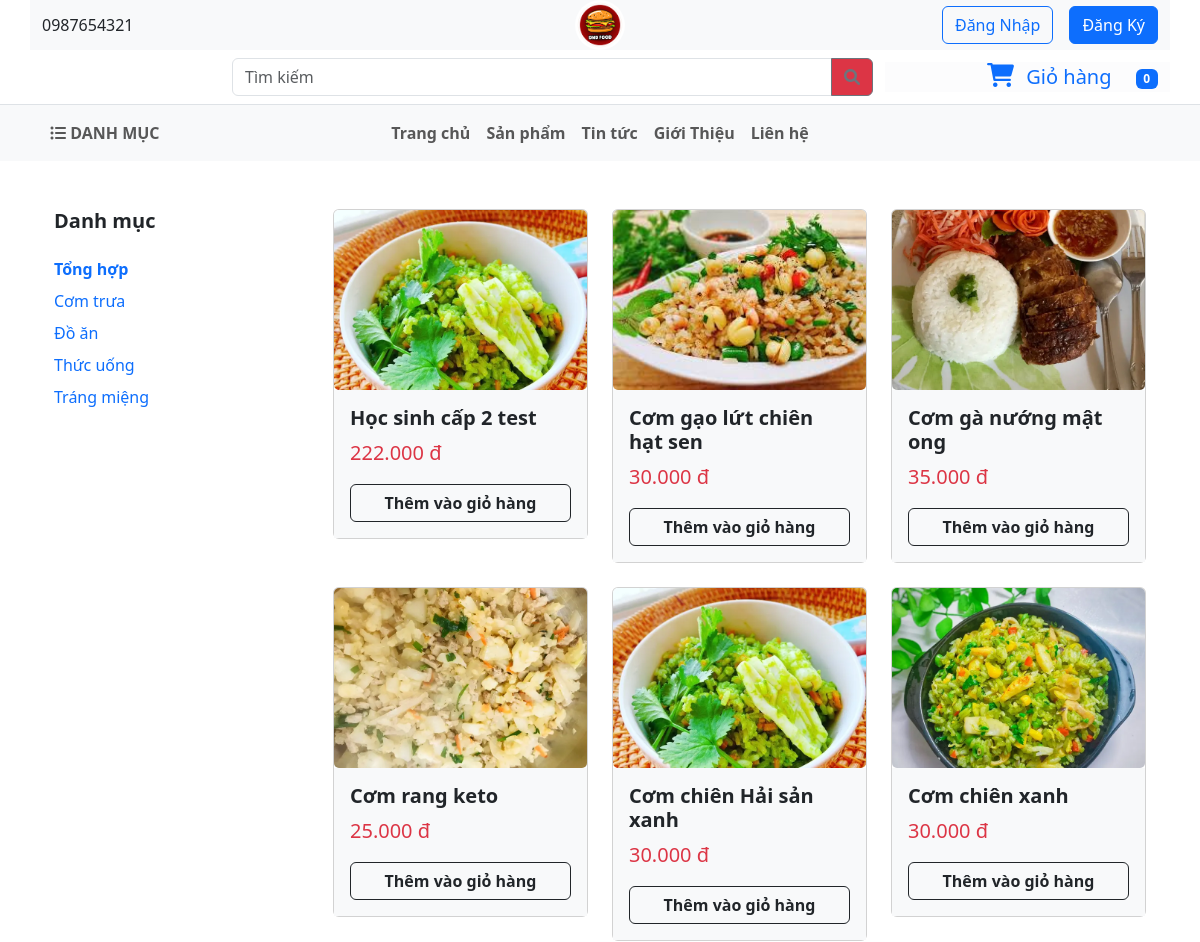
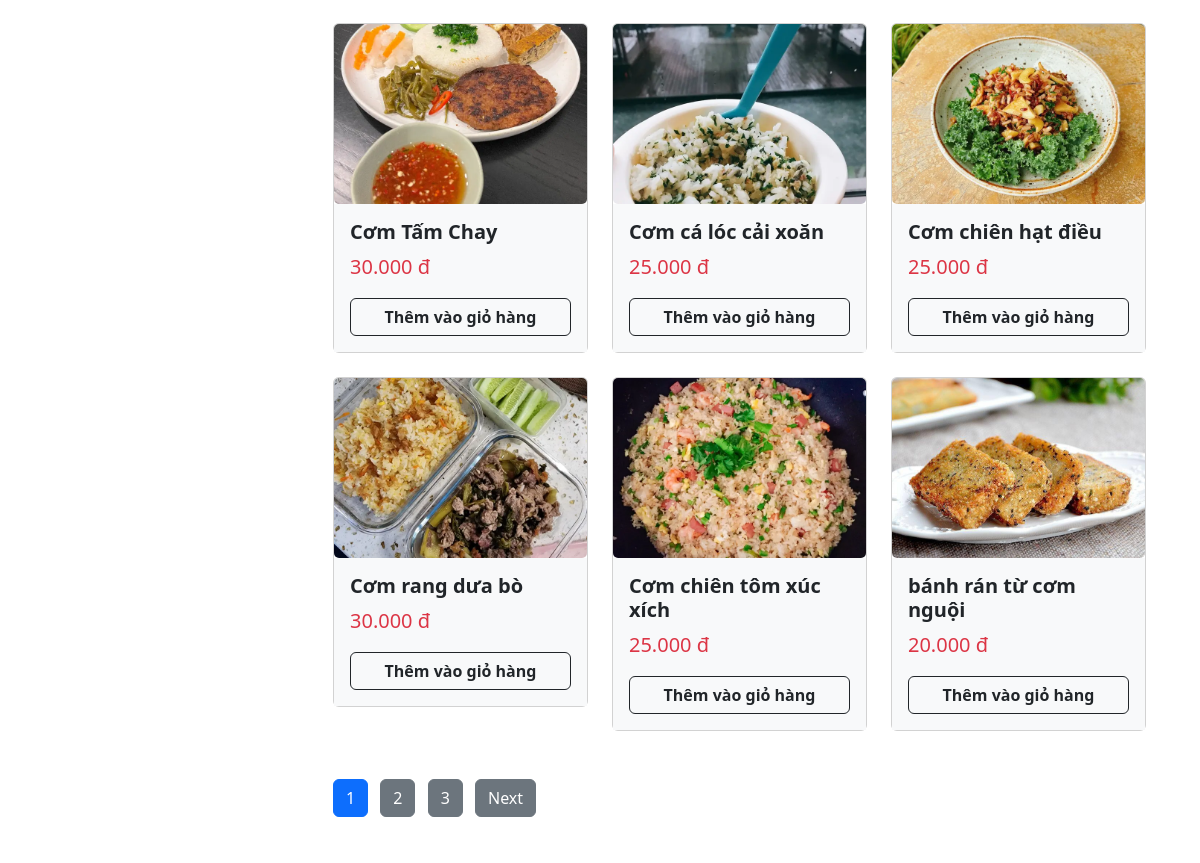
/index.php?act=listProducts (upper part), run on an earlier commit of the app's database (2 pictures, top to bottom).
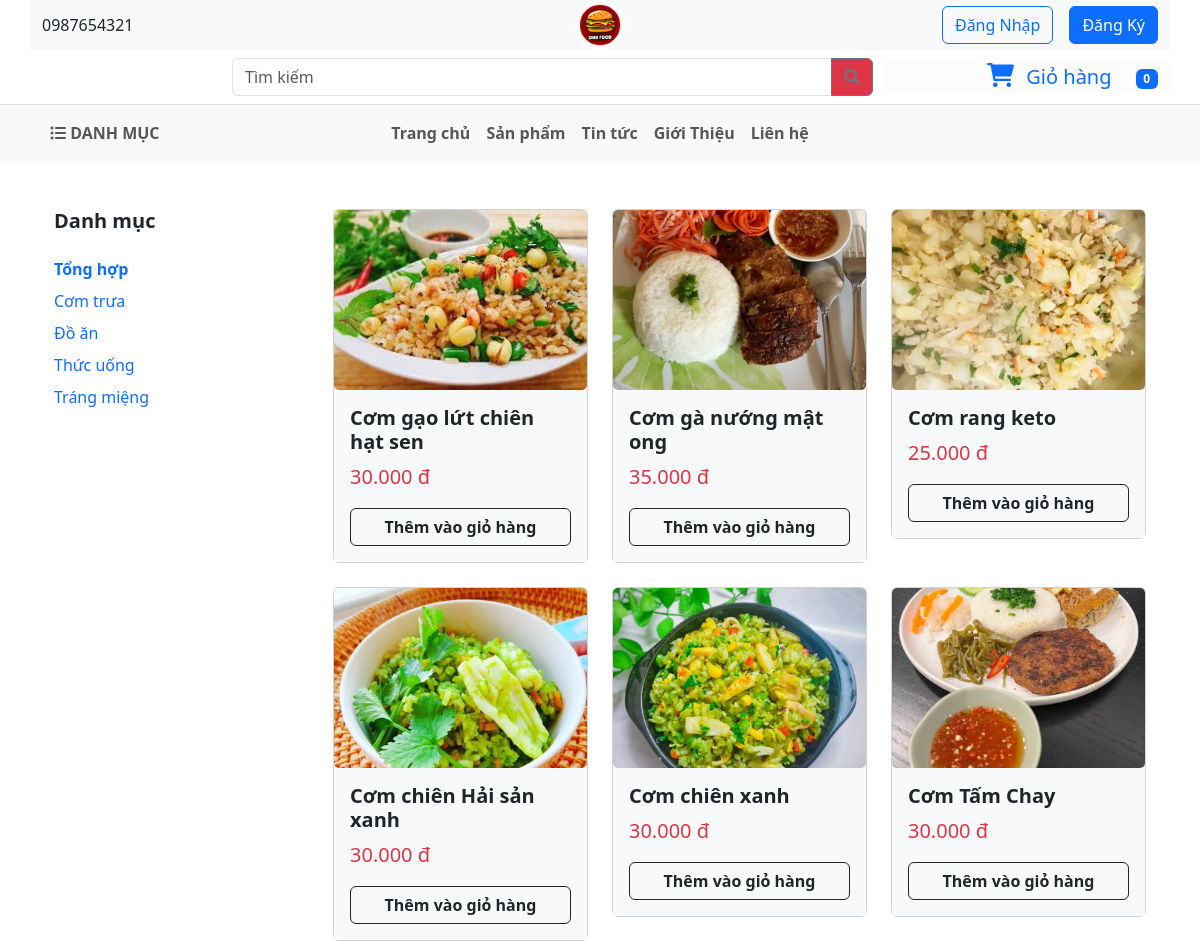
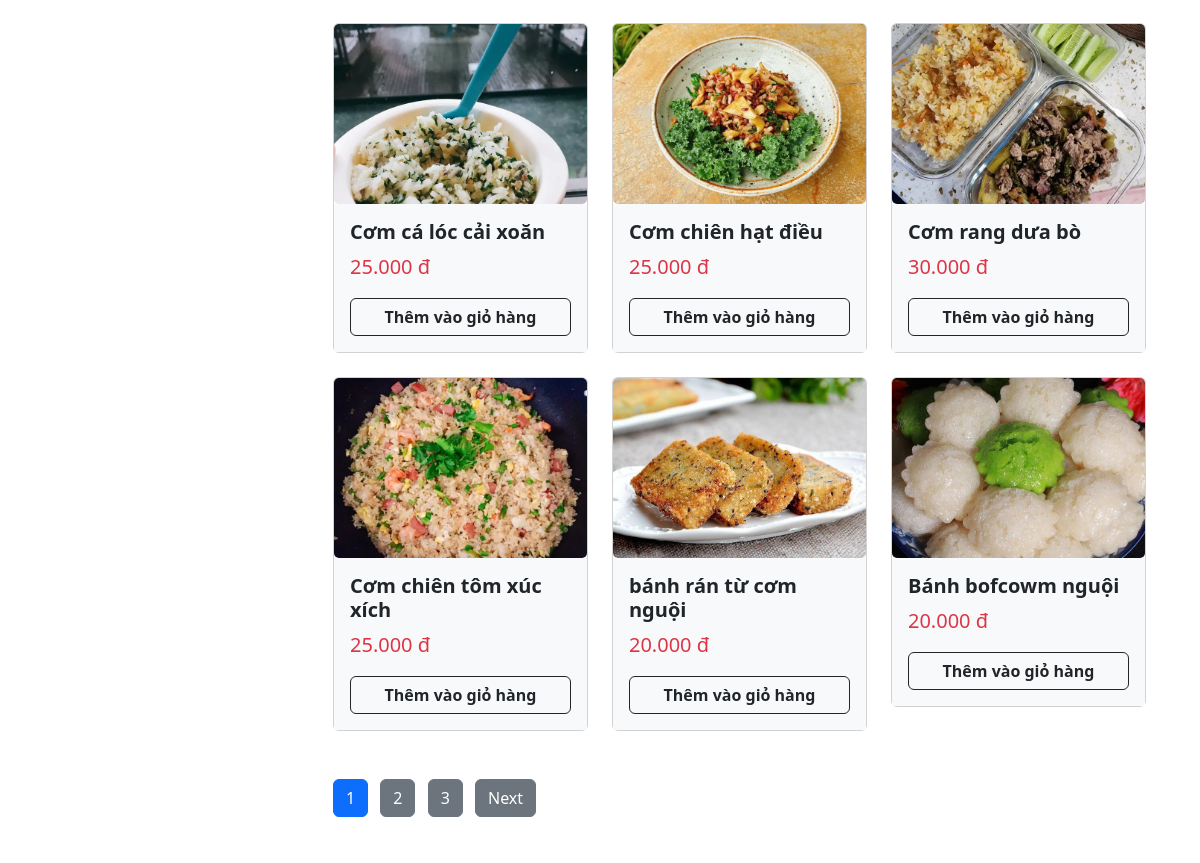
And on a later commit of the database (2 pictures, top to bottom).
### tables this page shows
CREATE TABLE `product` (
  `product_id` int NOT NULL COMMENT 'ID sản phẩm',
  `product_name` varchar(255) NOT NULL COMMENT 'tên sản phẩm',
  `product_description` text COMMENT 'Mô tả Sản phẩm',
  `product_avatar_url` varchar(255) NOT NULL COMMENT 'ảnh sản phẩm_url',
  `product_import_price` decimal(10,3) NOT NULL COMMENT 'giá nhập sản phẩm',
  `product_sale_price` decimal(10,3) DEFAULT NULL COMMENT 'giá bán sản phẩm',
  `product_listed_price` decimal(10,3) DEFAULT NULL COMMENT 'giá niêm yết sản phẩm',
  `product_stock` int DEFAULT NULL COMMENT 'kho sản phẩm',
  `category_id` int DEFAULT NULL COMMENT 'Thể loại ID category'
);

### model/PDO.php (called while the page is built, shortened)
<?php
function pdo_get_connection()
{
    $dburl = "mysql:host=localhost;dbname=duan1;charset=utf8";
    $usename = "root";
    $password = "";
    $conn = new PDO($dburl, $usename, $password);
    $conn->setAttribute(PDO::ATTR_ERRMODE, PDO::ERRMODE_EXCEPTION);
    return $conn;
}
function pdo_query($sql)
{
    $sql_args = array_slice(func_get_args(), 1);
    try {
        $conn = pdo_get_connection();
        $stmt = $conn->prepare($sql);
        $stmt->execute($sql_args);
        $rows = $stmt->fetchAll(PDO::FETCH_ASSOC);
        return $rows;
    } catch (PDOException $e) {
        throw $e;
    } finally {
        unset($conn);
    }
}

### model/product.php (called while the page is built, shortened)
<?php
    function select_sp_home()
{
    $sql = "SELECT * FROM product where 1 ORDER BY product_id DESC LIMIT 0,12";
    $linkProduct = pdo_query($sql);
    return $linkProduct;
}
?>

### global.php (called while the page is built)
<?php
    $imgPath = './upload/';
?>

### view/product/listProducts.php (the view, shortened to what this page needs)
<main class="container">
    <section class="container mt-5">
        <div class="row">
            <div class="col-md-3">
                <h1 class="fw-bold fs-5 mb-4">Danh mục</h1>
                <ul class="list-unstyled">
                    <li class="text-yellow-600 mb-2 fw-bold"><a href="#" class="text-decoration-none">Tổng hợp</a></li>
                    <li class="text-muted mb-2"><a href="#" class="text-decoration-none">Cơm trưa</a></li>
                    <li class="text-muted mb-2"><a href="#" class="text-decoration-none">Đồ ăn</a></li>
                    <li class="text-muted mb-2"><a href="#" class="text-decoration-none">Thức uống</a></li>
                    <li class="text-muted mb-2"><a href="#" class="text-decoration-none">Tráng miệng</a></li>
                </ul>
            </div>
            <div class="col-md-9">
                <div class="row g-4">
                    <?php foreach ($allProduct as $products) : ?>
                        <?php
                        extract($products);
                        $linkProduct = "index.php?act=productDetails&product_id=" . $product_id;
                        $image_url = $imgPath . $product_avatar_url;
                        ?>
                        <div class="col-md-4">
                            <div class="card">
                                <form action="index.php?act=addToCart" method="post">
                                    <a href="<?= $linkProduct ?>"><img src="<?= $image_url ?>" class="card-img img-fluid" alt="Product Image"></a>
                                    <div class="card-body bg-light">
                                        <h3 class="card-title fw-bold fs-5"><?= $product_name ?></h3>
                                        <p class="card-text text-danger fs-5 mb-3"><?= $product_sale_price ?> đ</p>
                                        <input type="submit" name="add_cart" class="btn btn-outline-dark w-100 fw-bold" value="Thêm vào giỏ hàng">
                                    </div>
                                </form>
                            </div>
                        </div>
                    <?php endforeach; ?>
                </div>
                <div class="mt-5">
                    <a href="#" class="btn btn-primary me-2">1</a>
                    <a href="#" class="btn btn-secondary me-2">2</a>
                    <a href="#" class="btn btn-secondary me-2">3</a>
                    <a href="#" class="btn btn-secondary">Next</a>
                </div>
            </div>
        </div>
    </section>
</main>

### view/header.php (shortened to what this page needs)
<!doctype html>
<html lang="en">
<head>
    <link href="https://cdn.jsdelivr.net/npm/bootstrap@5.3.3/dist/css/bootstrap.min.css" rel="stylesheet">
    <link rel="stylesheet" href="https://cdnjs.cloudflare.com/ajax/libs/font-awesome/6.0.0/css/all.min.css">
</head>
<body>
    <div class="container bg-light">
        <div class="row align-items-center">
            <span class="col">0987654321</span>
            <div class="col-auto">
                <a href="index.php?act=/"><img src="./view/image/z5616452484832_1f9b08fd997f2e5c540174a3ca08a95a.jpg" class="img-fluid rounded-circle" style="max-width: 50px; height: auto;" alt="logo"></a>
            </div>
            <div class="col d-flex justify-content-end">
    <?php if (isset($_SESSION['user'])) : ?>
        <nav class="navbar navbar-expand-lg navbar-light bg-light d-none d-md-block">
            <div class="container-fluid">
                <button class="navbar-toggler" type="button" data-bs-toggle="collapse" data-bs-target="#navbarSupportedContent" aria-controls="navbarSupportedContent" aria-expanded="false" aria-label="Toggle navigation">
                    <span class="navbar-toggler-icon"></span>
                </button>
                <div class="collapse navbar-collapse" id="navbarSupportedContent">
                    <ul class="navbar-nav ms-auto mb-3 mb-lg-0">
                        <li class="nav-item mt-2">
                        </li>
                        <li class="nav-item dropdown">
                            <a class="nav-link dropdown-toggle" href="#" id="navbarDropdown" role="button" data-bs-toggle="dropdown" aria-expanded="false">
                                <span class="me-3">Chào, <?php echo htmlspecialchars($_SESSION['user']['full_name']); ?></span>
                            </a>
                            <ul class="dropdown-menu dropdown-menu-end" aria-labelledby="navbarDropdown">
                                <?php if ($_SESSION['user']['role'] == 1) :  ?>
                                    <li><a class="dropdown-item" href="./controller/index.php">Trang Quản Trị</a></li>
                                <?php endif; ?>
                                <li><a class="dropdown-item" href="./index.php">Đơn hàng của tôi</a></li>
                                <li>
                                    <hr class="dropdown-divider">
                                    <a href="index.php?act=logout" class="btn">Đăng Xuất</a>
                                </li>
                            </ul>
                        </li>
                    </ul>
                </div>
            </div>
        </nav>
    <?php else : ?>
        <a href="index.php?act=accountLogin" class="btn btn-outline-primary me-md-3">Đăng Nhập</a>
        <a href="index.php?act=accountSignUp" class="btn btn-primary">Đăng Ký</a>
    <?php endif; ?>
</div>
        </div>
    </div>
    <header class="py-2 border-bottom">
        <div class="container">
            <div class="row align-items-center">
                <div class="col-md-7">
                    <form method="post" action="index.php?act=searchPro">
                        <div class="input-group me-2 d-flex">
                            <input type="text" class="form-control" aria-label="Search" name="search" placeholder="Tìm kiếm">
                            <button class="btn btn-outline-secondary btn-danger" type="submit" name="btn"><i class="fa-solid fa-magnifying-glass"></i></button>
                        </div>
                    </form>
                </div>
                <div class="col-md-3 bg-light-subtle d-flex justify-content-end align-items-center">
                    <a href="index.php?act=viewCart" class="d-flex align-items-center text-decoration-none">
                        <div class="ms-3">
                            <i class="fa-solid fa-cart-shopping fs-4"></i>
                            <span class="ms-2 fs-5">Giỏ hàng</span>
                        </div>
                        <div class="ms-4">
                            <?php
                            $totalQuantity = 0;
                            ?>
                            <span class="badge bg-primary"><?= $totalQuantity ?></span>
                        </div>
                    </a>
                </div>
            </div>
        </div>
    </header>
    <nav class="navbar navbar-expand-lg navbar-light bg-light">
        <div class="container">
            <div class="collapse navbar-collapse" id="navbarNav">
                <ul class="navbar-nav w-100">
                    <li class="nav-item col-2">
                        <a class="nav-link fw-bold" href="#"><i class="fa-solid fa-list-ul"></i> DANH MỤC</a>
                    </li>
                    <div class="col-8 d-flex justify-content-center">
                        <ul class="navbar-nav">
                            <li class="nav-item">
                                <a class="nav-link fw-bold" href="index.php?act=main">Trang chủ</a>
                            </li>
                            <li class="nav-item">
                                <a class="nav-link fw-bold" href="index.php?act=listProducts">Sản phẩm</a>
                            </li>
                            <li class="nav-item">
                                <a class="nav-link fw-bold" href="#">Tin tức</a>
                            </li>
                            <li class="nav-item">
                                <a class="nav-link fw-bold" href="#">Giới Thiệu</a>
                            </li>
                            <li class="nav-item">
                                <a class="nav-link fw-bold" href="index.php?act=contect">Liên hệ</a>
                            </li>
                        </ul>
                    </div>
                    <ul class="col-2">
                    </ul>
                </ul>
            </div>
        </div>
    </nav>

### index.php (shortened to what this page needs)
<?php
include_once('./model/PDO.php');
include_once('./model/product.php');
include_once('./global.php');
require_once("./view/header.php");
$allProduct = select_sp_home();
if (isset($_GET['act']) && ($_GET['act'] != "")) {
    $act = $_GET['act'];
    switch ($act) {
        case 'listProducts':
            include_once("./view/product/listProducts.php");
            break;
    }
} else {
    include_once './view/main.php';
}
include_once './view/footer.php';

### view/footer.php (shortened to what this page needs)
</body>
</html>

### view/header.php (style rules this page uses)
.card-img { height: 180px; object-fit: cover; }

What changed in the data, as far as the page shows it:
removed product: product_avatar_url (picture), product_name "Học sinh cấp 2 test", product_sale_price "222.000"
now on this page (row unchanged): product: product_avatar_url (picture), product_name "Bánh bofcowm nguội", product_sale_price "20.000"
